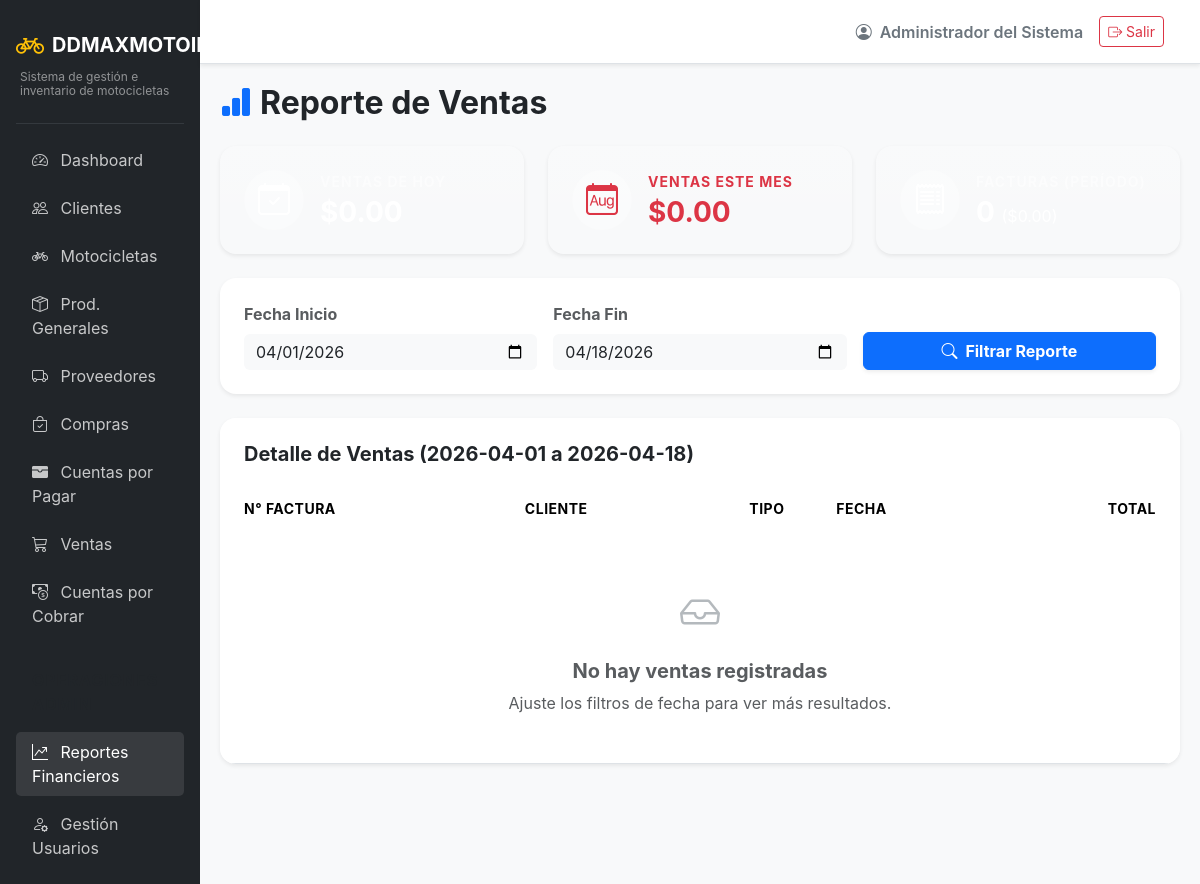
The page /reports/sales (signed in) on the database as committed earlier.
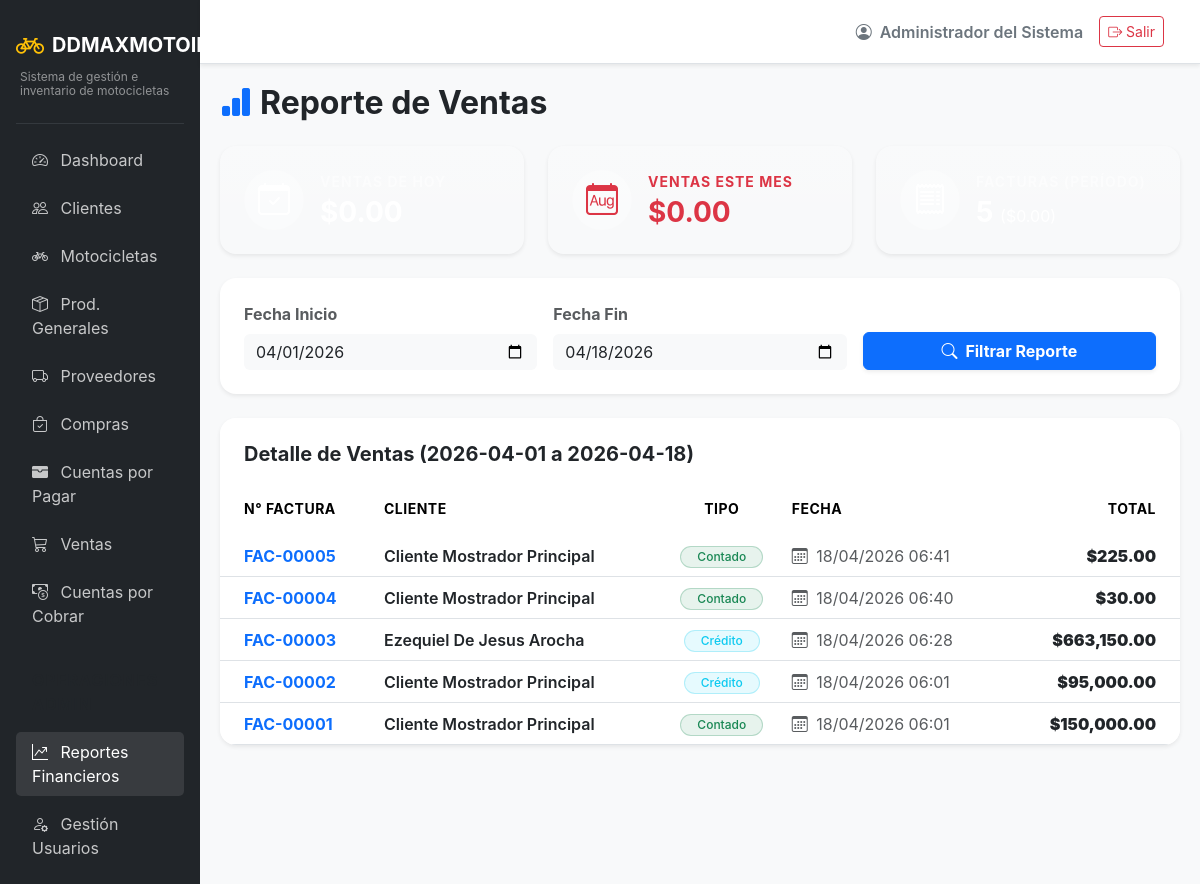
The same page on the database as committed later.
### app/models/transactions.py (models this page shows)
class Facturas(db.Model):
    __tablename__ = 'facturas'
    id = db.Column(db.Integer, primary_key=True)
    cliente_id = db.Column(db.Integer, db.ForeignKey('clientes.id'), nullable=False)
    usuario_id = db.Column(db.Integer, db.ForeignKey('usuarios.id'), nullable=False)
    fecha = db.Column(db.DateTime, default=datetime.utcnow)
    tipo = db.Column(db.String(20), nullable=False) # contado, credito
    subtotal = db.Column(db.Numeric(12, 2), nullable=False)
    descuento = db.Column(db.Numeric(12, 2), default=0)
    total = db.Column(db.Numeric(12, 2), nullable=False)
    pago_inicial = db.Column(db.Numeric(12, 2), default=0)
    metodo_pago = db.Column(db.String(50))
    estado = db.Column(db.String(20), default='pagada')
    created_at = db.Column(db.DateTime, default=datetime.utcnow)
    cliente = db.relationship('Clientes', backref='facturas')
    usuario = db.relationship('Usuarios', backref='facturas_generadas')
    detalles = db.relationship('DetalleFactura', backref='factura', lazy=True)
    cuenta_por_cobrar = db.relationship('CuentasPorCobrar', backref='factura', uselist=False)

### app/models/entities.py (models this page shows)
class Clientes(db.Model):
    __tablename__ = 'clientes'
    id = db.Column(db.Integer, primary_key=True)
    tipo = db.Column(db.String(20), nullable=False) # fisico, juridico
    nombre = db.Column(db.String(150), nullable=False)
    documento = db.Column(db.String(50), unique=True, nullable=False)
    telefono = db.Column(db.String(20))
    direccion = db.Column(db.String(255))
    nombre_garante = db.Column(db.String(150))
    documento_garante = db.Column(db.String(50))
    telefono_garante = db.Column(db.String(20))
    direccion_garante = db.Column(db.String(255))
    created_at = db.Column(db.DateTime, default=datetime.utcnow)

### app/routes/reports.py (the view)
@reports_bp.route('/sales')
@admin_required
def sales_report():
    start_date_str = request.args.get('start_date')
    end_date_str = request.args.get('end_date')
    today = date.today()
    if start_date_str and end_date_str:
        start_date = datetime.strptime(start_date_str, '%Y-%m-%d').date()
        end_date = datetime.strptime(end_date_str, '%Y-%m-%d').date()
    else:
        end_date = today
        start_date = today.replace(day=1) # Primer día del mes
        start_date_str = start_date.strftime('%Y-%m-%d')
        end_date_str = end_date.strftime('%Y-%m-%d')
    end_date_datetime = datetime.combine(end_date, datetime.max.time())
    start_date_datetime = datetime.combine(start_date, datetime.min.time())
    query_facturas = Facturas.query.filter(
        Facturas.fecha >= start_date_datetime,
        Facturas.fecha <= end_date_datetime
    )
    facturas_filtradas = query_facturas.order_by(Facturas.fecha.desc()).all()
    hoy_inicio = datetime.combine(today, datetime.min.time())
    hoy_fin = datetime.combine(today, datetime.max.time())
    ventas_hoy = db.session.query(func.sum(Facturas.total)).filter(
        Facturas.fecha >= hoy_inicio,
        Facturas.fecha <= hoy_fin,
        Facturas.estado != 'anulada'
    ).scalar() or 0.0
    mes_inicio = datetime.combine(today.replace(day=1), datetime.min.time())
    if today.month == 12:
        mes_fin = datetime(today.year + 1, 1, 1) - timedelta(days=1)
    else:
        mes_fin = datetime(today.year, today.month + 1, 1) - timedelta(days=1)
    mes_fin = datetime.combine(mes_fin, datetime.max.time())
    ventas_mes = db.session.query(func.sum(Facturas.total)).filter(
        Facturas.fecha >= mes_inicio,
        Facturas.fecha <= mes_fin,
        Facturas.estado != 'anulada'
    ).scalar() or 0.0
    total_filtrado = sum(f.total for f in facturas_filtradas if f.estado != 'anulada')
    cantidad_facturas = len(facturas_filtradas)
    return render_template(
        'reports/sales.html',
        facturas=facturas_filtradas,
        ventas_hoy=ventas_hoy,
        ventas_mes=ventas_mes,
        total_filtrado=total_filtrado,
        cantidad_facturas=cantidad_facturas,
        start_date=start_date_str,
        end_date=end_date_str
    )

### app/models/auth.py (called while the page is built)
@login_manager.user_loader
def load_user(user_id):
    return db.session.get(Usuarios, int(user_id))

### app/routes/auth.py (called while the page is built)
def admin_required(f):
    @wraps(f)
    def decorated_function(*args, **kwargs):
        if not current_user.is_authenticated or current_user.rol.nombre.upper() not in ['ADMIN', 'ADMINISTRADOR']:
            flash('Acceso denegado. Se requiere nivel de administrador para esta acción.', 'danger')
            return redirect(url_for('main.dashboard'))
        return f(*args, **kwargs)
    return decorated_function

### app/templates/reports/sales.html (shortened to what the changed rows need)
{% extends "base.html" %}
{% block content %}
<div class="d-flex justify-content-between align-items-center mb-4">
    <h2 class="fw-bold mb-0 text-dark"><i class="bi bi-bar-chart-fill text-primary me-2"></i>Reporte de Ventas</h2>
</div>
<div class="card border-0 shadow-sm rounded-4 overflow-hidden">
    <div class="card-body p-0 mt-3">
        <div class="table-responsive">
            <table class="table table-hover align-middle mb-0">
                <thead class="bg-light text-muted small text-uppercase" style="letter-spacing: 0.5px;">
                    <tr>
                        <th class="ps-4 py-3 border-0">N° Factura</th>
                        <th class="py-3 border-0">Cliente</th>
                        <th class="py-3 border-0 text-center">Tipo</th>
                        <th class="py-3 border-0">Fecha</th>
                        <th class="text-end pe-4 py-3 border-0">Total</th>
                    </tr>
                </thead>
                <tbody class="border-top-0">
                    {% for f in facturas %}
                    <tr>
                        <td class="ps-4 fw-bold">
                            <a href="{{ url_for('sales.detail_sale', id=f.id) }}" class="text-decoration-none">
                                FAC-{{ "{:05d}".format(f.id) }}
                            </a>
                        </td>
                        <td>
                            <span class="fw-semibold text-dark">{{ f.cliente.nombre }}</span>
                        </td>
                        <td class="text-center">
                            {% if f.tipo == 'contado' %}
                                <span class="badge bg-success bg-opacity-10 text-success rounded-pill px-3 py-1 fw-medium border border-success border-opacity-25">Contado</span>
                            {% else %}
                                <span class="badge bg-info bg-opacity-10 text-info rounded-pill px-3 py-1 fw-medium border border-info border-opacity-25">Crédito</span>
                            {% endif %}
                        </td>
                        <td class="text-muted"><i class="bi bi-calendar3 me-1"></i> {{ f.fecha.strftime('%d/%m/%Y %H:%M') }}</td>
                        <td class="text-end pe-4 fw-black text-dark fs-6">
                            ${{ "{:,.2f}".format(f.total) }}
                        </td>
                    </tr>
                    {% else %}
                    <tr>
                        <td colspan="5" class="text-center py-5 text-muted">
                            <i class="bi bi-inbox fs-1 text-secondary d-block mb-3 opacity-50"></i>
                            <h5 class="fw-bold">No hay ventas registradas</h5>
                            <p class="mb-0">Ajuste los filtros de fecha para ver más resultados.</p>
                        </td>
                    </tr>
                    {% endfor %}
                </tbody>
            </table>
        </div>
    </div>
</div>
{% endblock %}

Rows that differ between the two databases and show on the page:
now on this page (row edited): Facturas: id "00005", cliente.nombre "Cliente Mostrador Principal", tipo "Contado", fecha "18/04/2026 06:41", total "225.00"
now on this page (row edited): Facturas: id "00004", cliente.nombre "Cliente Mostrador Principal", tipo "Contado", fecha "18/04/2026 06:40", total "30.00"
now on this page (row edited): Facturas: id "00003", cliente.nombre "Ezequiel De Jesus Arocha", tipo "Crédito", fecha "18/04/2026 06:28", total "663,150.00"
now on this page (row edited): Facturas: id "00002", cliente.nombre "Cliente Mostrador Principal", tipo "Crédito", fecha "18/04/2026 06:01", total "95,000.00"
now on this page (row edited): Facturas: id "00001", cliente.nombre "Cliente Mostrador Principal", tipo "Contado", fecha "18/04/2026 06:01", total "150,000.00"
Other text that changed with them:
text no longer shown: "No hay ventas registradas Ajuste los filtros de fecha para ver más resultados."
